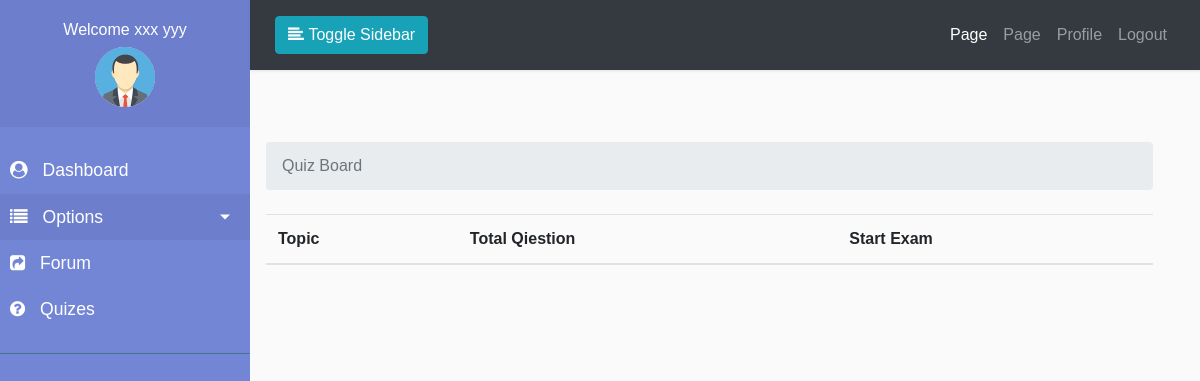
The page /quizes/ (signed in) on the database as committed earlier.
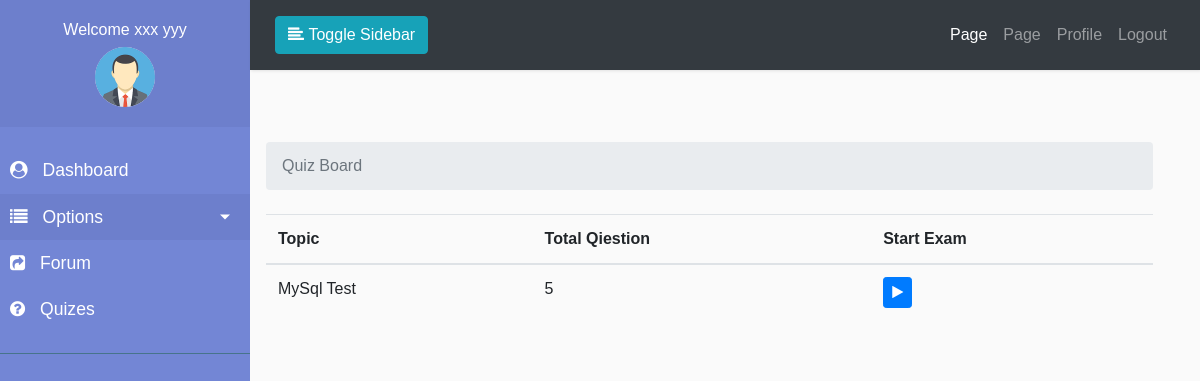
The same page on the database as committed later.
### quizes/models.py (models this page shows, shortened)
class Topic(models.Model):
    topic_name = models.CharField(max_length=255)
    def get_number_questions(self):
        return self.topic_question.all().count()

### quizes/views.py (the view)
# urls.py: path('', views.QuizeBoard.as_view(), name="quize_board"),
class QuizeBoard(AictiveUserRequiredMixin, View):
    def get(self, request, *args, **kwargs):
        all_topic = Topic.objects.all()
        context = {
            'all_topic': all_topic,
            'title': 'Quiz Board'
        }
        return render(request, 'quizes/quiz_board.html', context)

### accounts/mixins.py (called while the page is built)
	def dispatch(self, request, *args, **kwargs):
		if request.user.is_authenticated and request.user.user_profile.active:
			return super().dispatch(request, *args, **kwargs)
		else:
			messages.error(request, ('Please Login Or May Be Your Account Is Not Active'))
			return redirect('accounts:login')

### pages/context_processor.py (called while the page is built)
def slider(request):
    all_slider = SliderImage.objects.all()
    return {'all_slider': all_slider}

### quizes/context_processor.py (called while the page is built)
def total_correct_answer(request):
    correct = 0
    if request.user.is_authenticated:
        if not request.user.is_staff:
            try:
                if request.session['answer']:
                    for key, value in request.session['answer'].items():
                        if value['points'] == 1:
                            correct += 1
            except Exception as e:
                pass
        return {'total_correct_answer': correct}
    else:
        return {'total_correct_answer': 0}

### templates/quizes/quiz_board.html (shortened to what this page needs)
{% extends "dash_base.html" %}
{% load humanize %}
{% block sidebar %}
{% if user.user_profile.user_type == '0'  %}
{% include 'partials/teacher/_sidebar.html' %}
{% elif user.user_profile.user_type == '1' %}
{% include 'partials/student/_sidebar.html' %}
{% endif %}
{% endblock sidebar %}
    {% block breadcrumb %}
      <li class="breadcrumb-item active">{{title}}</li>
    {% endblock breadcrumb %}
  {% block maincontent %}
      <div class="row">
        <div class="col-md-12">
          <table class="table table-hover table-inverse">
            <thead>
              <tr>
                <th>Topic</th>
                <th>Total Qiestion</th>
                <th>Start Exam</th>
              </tr>
            </thead>
            <tbody>
              {% for topic in all_topic %}
               <tr>
                <td>{{topic.topic_name}}</td>
                <td>{{topic.get_number_questions}}</td>
                <td>
                  <a href="{% url "quizes:start_exam" topic_name=topic.topic_name topic_id=topic.id %}" class="btn btn-sm btn-primary">
                    <i class="fa fa-play"></i>
                  </a>
                </td>
              </tr>
              {% endfor %}
            </tbody>
          </table>
        </div>
      </div>
  {% endblock maincontent %}

Rows that differ between the two databases and show on the page:
added Topic: topic_name "MySql Test", get_number_questions "5"
